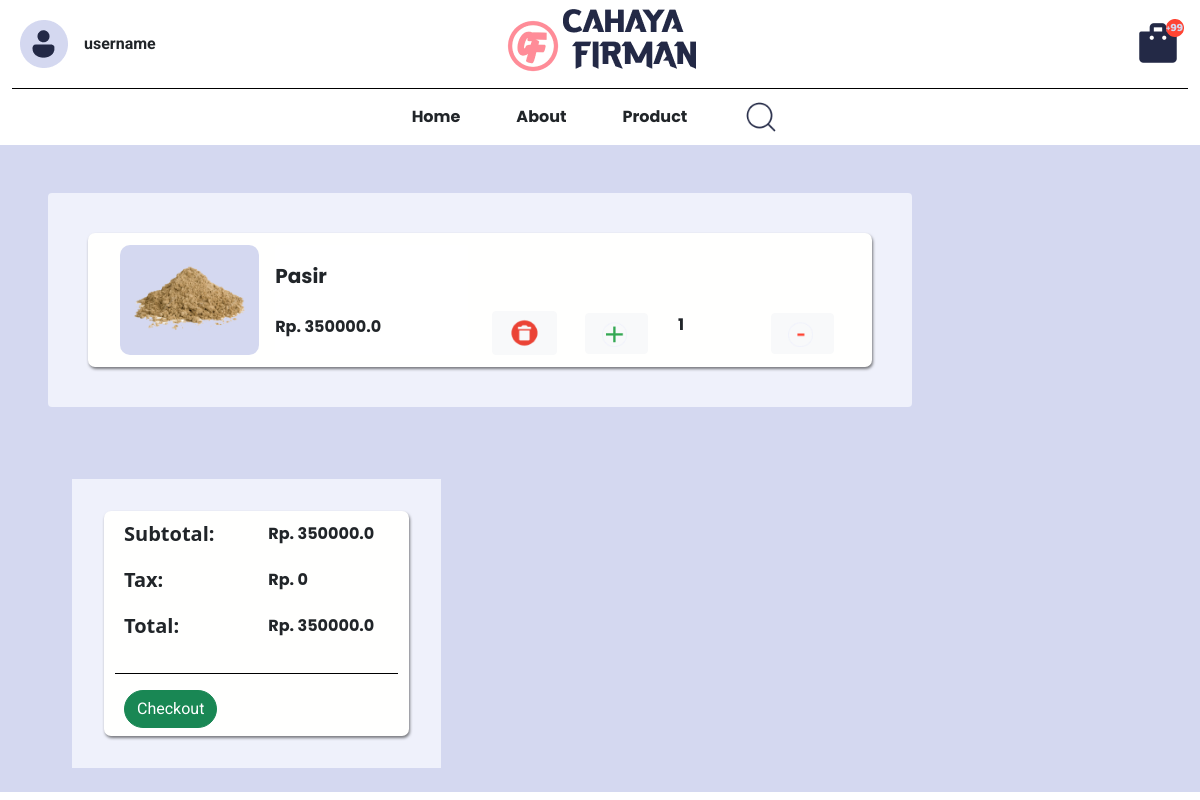
Page /keranjang (signed in) on the earlier database version.
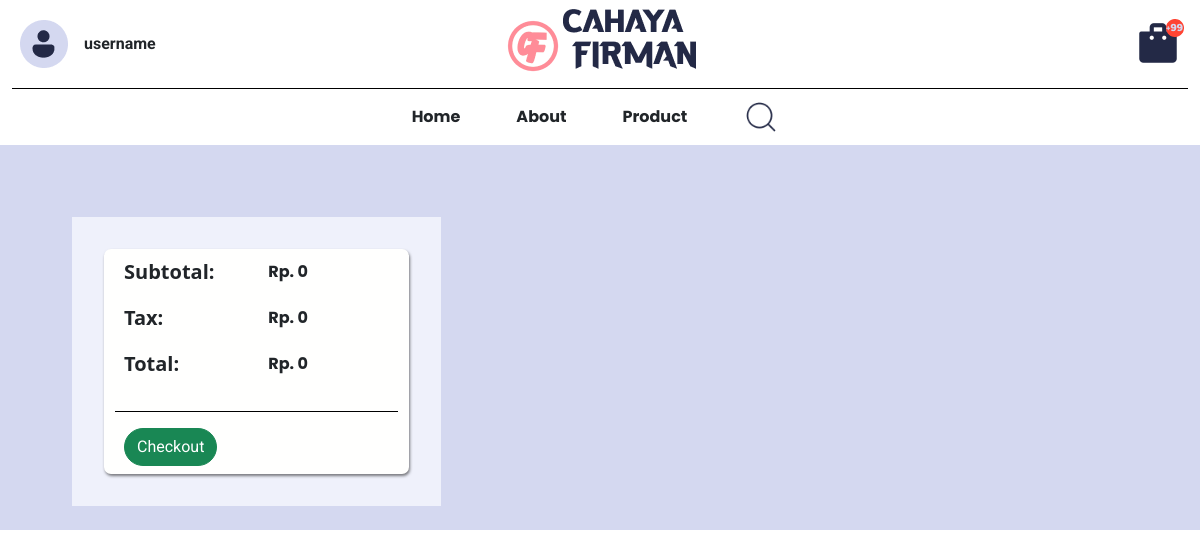
Same page on the later database version.
### models/order_items.py (models this page shows)
class Order_items(db.Model):
    __tablename__ = 'order_items'
    id_order_item = db.Column(db.Integer, primary_key=True)
    id_product = db.Column(db.Integer, db.ForeignKey('product.id_product',name='fk_order_product'))  # Foreign key ke tabel Products
    id_session = db.Column(db.Integer, db.ForeignKey('session.id_session', name='fk_order_session'))  # Foreign key ke tabel session
    quantity = db.Column(db.Integer, nullable=False, default=1)
    product = db.relationship('Product', backref='Order_items')
    session = db.relationship('session', backref='order_items')

### models/product.py (models this page shows)
class Product(db.Model):
    __tablename__ = 'product'
    id_product = db.Column(db.Integer, primary_key=True)
    name = db.Column(db.String(100))
    desc = db.Column(db.String(100))
    category = db.Column(db.String(100))
    quantityInStock = db.Column(db.Integer)
    price = db.Column(db.Float)
    picture = db.Column(db.String(100))

### app.py (the view)
@app.route("/keranjang")
def keranjang():
    active_session = None
    if current_user.session:
        for session in current_user.session:
            if session.is_active:
                active_session = session
                break
    order_items = []
    if active_session:
        order_items = Order_items.query.filter_by(id_session=active_session.id_session).all()
    total_price = sum(order_item.quantity * order_item.product.price for order_item in order_items)
    return render_template("keranjang.html", order_items=order_items, user=current_user, total_price=total_price)

### app.py (called while the page is built)
@login_manager.user_loader
def load_user(user_id):
    return User.query.get(int(user_id))

### templates/keranjang.html (shortened to what this page needs)
<!DOCTYPE html>
<html lang="en">
<head>
    <link href="https://cdn.jsdelivr.net/npm/bootstrap@5.0.2/dist/css/bootstrap.min.css" rel="stylesheet"
>
</head>
<body>
    <div class="container-satu">
        <div class="layanan satu d-flex align-items-center">
            <div class="col d-flex justify-content-start" id="profileContainer">
                <div class="d-flex align-items-center p-3 ms-1">
                    <img src="{{ url_for('static', filename='asset/Navbar/profile_user.png') }}" class="img-fluid me-3">
                    <p class="mt-3">username</p>
                </div>
            </div>
        </div>
        <div class="layanan dua">
            <div class="col d-flex justify-content-center align-items-center" id="logoCahayaFirmanContainer">
                <img src="{{ url_for('static', filename='asset/Navbar/Logo.png') }}" class="img-fluid">
            </div>
        </div>
        <div class="layanan tiga d-flex align-items-center">
            <div class="col d-flex justify-content-end">
                <div class="d-flex flex-column align-items-center" id="keranjangContainer">
                    <img src="{{ url_for('static', filename='asset/Navbar/Trolley.png') }}" class="img-fluid me-3">
                </div>
            </div>
        </div>
    </div>
    <div class="garis"></div>
    <div class="container d-flex justify-content-center">
        <div class="row">
            <div class="col order-last mx-3">
                <img src="{{ url_for('static', filename='asset/Navbar/lucide_search.png') }}" class="img-fluid">
            </div>
            <div class="col mx-3 mt-3" id="aboutContainer">
                <p class="teks-bold">About</p>
            </div>
            <div class="col mx-3 mt-3" id="productContainer">
                <p class="teks-bold">Product</p>
            </div>
            <div class="col order-first mx-3 mt-3" id="homeContainer">
                <p class="teks-bold">Home</p>
            </div>
        </div>
    </div>
    <div class="d-flex flex-column bd-highlight p-4">
        {% for order_item in order_items %}
        <div class="p-3 flex-fill bd-highlight m-4" style="background-color: #EFF1FB; width: 75%; border-radius: 4px;">
            <div class="p-2 m-4 bd-highlight" style="border-radius: 7px;">
                <div class="row py-1 px-4">
                    <div class="col satu">
                        <div class="image-container">
                            <img src="{{ url_for('static', filename='unggah/' + order_item.product.picture) }}" class="img-fluid">
                        </div>
                        <div class="col d-flex flex-column bd-highlight align-items-start ms-3">
                            <div class="bd-highlight mt-3">
                                <p class="fw-bold fs-5">{{ order_item.product.name }}</p>
                            </div>
                            <div class="bd-highlight mt-2">
                                <p class="fw-bold text-xl text-start">Rp. {{ order_item.quantity * order_item.product.price }}</p>
                            </div>
                        </div>
                    </div>
                    <div class="col align-self-end">
                        <div class="row">
                            <div class="col">
                                <form method="POST" action="{{ url_for('delete_item', id_order_item=order_item.id_order_item) }}">
                                    <button type="submit" name="delete" class="btn btn-light">
                                        <img src="{{ url_for('static', filename='asset/Keranjang/mdi_rubbish-bin-circle.png') }}" class="img-fluid">
                                    </button>
                                </form>
                            </div>
                            <div class="col">
                                <form method="POST" action="{{ url_for('update_cart', id_order_item=order_item.id_order_item) }}">
                                    <button type="submit" name="plus" class="btn btn-light">
                                        <img src="{{ url_for('static', filename='asset/Keranjang/ic_baseline-plus (1).png') }}" alt="plus" class="img-fluid">
                                    </button>
                                </form>
                            </div>
                            <div class="col">
                                <p class="fw-bold">{{ order_item.quantity }}</p>
                            </div>
                            <div class="col">
                                <form method="POST" action="{{ url_for('update_cart', id_order_item=order_item.id_order_item) }}">
                                    <button type="submit" name="minus" class="btn btn-light">
                                        <img src="{{ url_for('static', filename='asset/Keranjang/ic_baseline-plus.png') }}" alt="minus" class="img-fluid">
                                    </button>
                                </form>
                            </div>
                        </div>
                    </div>
                </div>
            </div>
        </div>
        {% endfor %}
        {% set tax = 0 %}
        <div class="flex-fill bd-highlight mt-4" style="width: 40%;">
            <div class="p-2 mt-4 ms-5 flex-fill bd-highlight" style="background-color: #EFF1FB; width: 80%;">
                <div class="p-2 m-4 bd-highlight" style="border-radius: 7px;">
                    <div class="container">
                        <div class="row row-cols-2">
                            <div class="col">
                                <p class="fw-bolder fs-5">Subtotal:</p>
                            </div>
                            <div class="col">
                                <p class="fw-bold">Rp. {{ total_price }}</p>
                            </div>
                            <div class="col">
                                <p class="fw-bolder fs-5">Tax:</p>
                            </div>
                            <div class="col">
                                <p class="fw-bold">Rp. {{ tax }}</p>
                            </div>
                            <div class="col">
                                <p class="fw-bolder fs-5">Total:</p>
                            </div>
                            <div class="col">
                                <p class="fw-bold">Rp. {{ total_price + tax }}</p>
                            </div>
                            <div class="garis m-3"></div>
                        </div>
                        <div class="d-grid gap-2">
                            <form method="POST" action="{{ url_for('checkout') }}">
                                <button type="submit" class="btn btn-success">Checkout</button>
                            </form>
                        </div>
                    </div>
                </div>
            </div>
        </div>
</body>
</html>

### templates/keranjang.html (style rules this page uses)
.img-fluid { max-width: 80%; height: auto; }
.garis { height: 1px; width: 98%; margin: 0% auto; background-color: black; }
.teks-bold { font-family: 'Poppins', sans-serif; font-weight: bold; }
.container-satu { width: 100%; margin: 0% auto; display: flex; justify-content: space-between; }
.layanan { width: 30%; }
.d-flex.bd-highlight { margin: 0% auto; background-color: #D4D8F0; }
.p-2.m-4 { background-color: #FFFFFE; box-shadow: 1px 2px 3px rgba(0, 0, 0, 0.5); }
.col.d-flex { background-color: white; }
.row { display: flex; align-items: center; justify-content: center; height: 100%; }
p.mt-3 { font-family: 'Roboto', sans-serif; font-weight: bold; }
p.fw-bold { font-family: 'Poppins', sans-serif; }
.btn.btn-success { border-radius: 20px; font-family: 'Roboto', sans-serif; }

Differences in the rows shown:
removed Order_items: picture (picture), product.name "Pasir", order_item.quantity*order_item.product.price "350000.0", quantity "1"
Other differences:
{{ total_price }}: "350000.0" → "0"
{{ total_price + tax }}: "350000.0" → "0"
